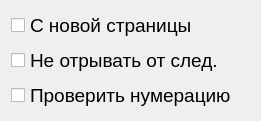
    <widget class="QWidget" name="gridLayoutWidget_10">
     <property name="geometry">
      <rect>
       <x>620</x>
       <y>180</y>
       <width>261</width>
       <height>95</height>
      </rect>
     </property>
     <layout class="QGridLayout" name="gridLayout_10">
      <item row="1" column="0">
       <widget class="QCheckBox" name="CBLVL3NotSpacing">
        <property name="font">
         <font>
          <pointsize>14</pointsize>
          <weight>50</weight>
          <bold>false</bold>
         </font>
        </property>
        <property name="text">
         <string>Не отрывать от след.</string>
        </property>
       </widget>
      </item>
      <item row="0" column="0">
       <widget class="QCheckBox" name="CBLVL3NewPage">
        <property name="font">
         <font>
          <pointsize>14</pointsize>
          <weight>50</weight>
          <bold>false</bold>
         </font>
        </property>
        <property name="text">
         <string>С новой страницы</string>
        </property>
       </widget>
      </item>
      <item row="2" column="0">
       <widget class="QCheckBox" name="CBLVL3CheckNumeration">
        <property name="font">
         <font>
          <pointsize>14</pointsize>
          <weight>50</weight>
          <bold>false</bold>
         </font>
        </property>
        <property name="text">
         <string>Проверить нумерацию</string>
        </property>
       </widget>
      </item>
     </layout>
    </widget>
